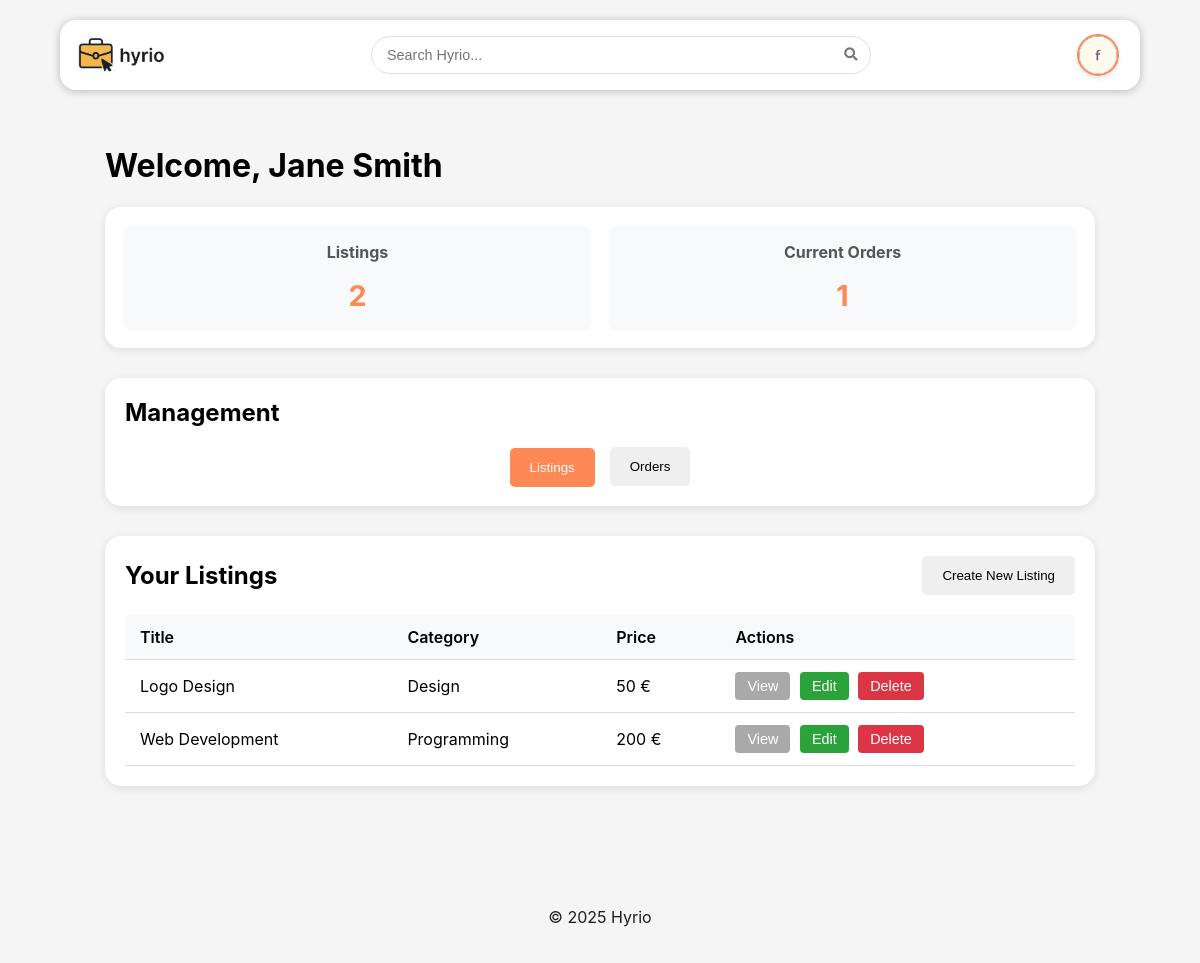
Page /pages/seller.php (signed in) on the committed database.
### tables this page shows
CREATE TABLE services (id INTEGER PRIMARY KEY,
  name VARCHAR(255) NOT NULL,
  description TEXT NOT NULL,
  price DECIMAL(10, 2) NOT NULL CHECK (price >=0),
  seller INTEGER NOT NULL REFERENCES users(id),
  category INTEGER NOT NULL REFERENCES categories(id),
  image TEXT NOT NULL,
  rating DECIMAL(2, 1) CHECK (rating >=0 AND rating <=5));

CREATE TABLE categories (id INTEGER PRIMARY KEY,
  name VARCHAR(255) NOT NULL UNIQUE);

### includes/auth.php (called while the page is built, shortened)
<?php
class Auth
{
    private static ?Auth $instance = null;
    public static function getInstance(): Auth
    {
        if (self::$instance === null) {
            self::$instance = new Auth();
        }
        return self::$instance;
    }
    public function getUser()
    {
        return $_SESSION['user'] ?? null;
    }
}

### database/classes/service.php (called while the page is built, shortened)
<?php
class Service
{
    public static function getServicesBySeller(int $sellerId): array
    {
        try {
            $db = Database::getInstance();
            $stmt = $db->prepare('SELECT * FROM services WHERE seller = ?');
            $stmt->execute([$sellerId]);
            $services = $stmt->fetchAll();
            return $services;
        } catch (PDOException $e) {
            return [];
        }
    }
    public static function getTotalServicesBySeller(int $sellerId): int
    {
        try {
            $db = Database::getInstance();
            $stmt = $db->prepare('SELECT COUNT(*) FROM services WHERE seller = ?');
            $stmt->execute([$sellerId]);
            return (int)$stmt->fetchColumn();
        } catch (PDOException $e) {
            return 0;
        }
    }
}

### database/classes/purchase.php (called while the page is built, shortened)
<?php
class Purchase
{
  public static function getTotalPendingPurchasesBySeller(int $sellerId): int
  {
    $db = getDatabaseConnection();
    $stmt = $db->prepare('SELECT COUNT(*) FROM purchases WHERE service_id IN (SELECT id FROM services WHERE seller = ?) AND status = ?');
    $stmt->execute([$sellerId, 'pending']);
    return (int) $stmt->fetchColumn();
  }
}

### database/classes/category.php (called while the page is built, shortened)
<?php
class Category
{
    private string $name;
    public function __construct(int $id, string $name)
    {
        $this->name = $name;
    }
    public function getName(): string
    {
        return $this->name;
    }
    public static function getCategoryById(int $id): ?Category
    {
        try {
            $db = Database::getInstance();
            $stmt = $db->prepare('SELECT * FROM categories WHERE id = ?');
            $stmt->execute([$id]);
            $category = $stmt->fetch(PDO::FETCH_ASSOC);
            if ($category) {
                return new Category((int)$category['id'], $category['name']);
            }
            return null;
        } catch (PDOException $e) {
            return null;
        }
    }
}

### pages/seller.php (the view, shortened to what this page needs)
<?php
require_once(__DIR__ . '/../includes/common.php');
require_once(__DIR__ . '/../includes/auth.php');
require_once(__DIR__ . '/../database/classes/service.php');
require_once(__DIR__ . '/../database/classes/purchase.php');
require_once(__DIR__ . '/../overlays/add_service.php');
require_once(__DIR__ . '/../overlays/view_order.php');
$loggedInUser = Auth::getInstance()->getUser();
if ($loggedInUser) {
    require_once(__DIR__ . '/../overlays/add_service.php');
    require_once(__DIR__ . '/../overlays/edit_service.php');
    require_once(__DIR__ . '/../overlays/complete_order.php');
}
echo '<link rel="stylesheet" href="../css/panel.css">';
echo '<link rel="stylesheet" href="../css/service.css">';
?>
<main>
    <h1>Welcome, <?php echo htmlspecialchars($loggedInUser['name']); ?></h1>
    <section>
        <div class="dashboard-stats">
            <div class="stat-card">
                <h3>Listings</h3>
                <?php
                echo '<p class="stat-number">' . htmlspecialchars((string)Service::getTotalServicesBySeller($loggedInUser['id'])) . '</p>';
                ?>
            </div>
            <div class="stat-card">
                <h3>Current Orders</h3>
                <?php
                echo '<p class="stat-number">' . htmlspecialchars((string)Purchase::getTotalPendingPurchasesBySeller($loggedInUser['id'])) . '</p>';
                ?>
            </div>
        </div>
    </section>
    <?php
    $section = isset($_GET['section']) ? $_GET['section'] : 'listings';
    ?>
    <section class="page-actions">
        <h2>Management</h2>
        <div class="action-buttons">
            <button class="section-header-button <?php echo $section === 'listings' ? 'active' : ''; ?>" data-target="listings-section">Listings</button>
            <button class="section-header-button <?php echo $section === 'orders' ? 'active' : ''; ?>" data-target="orders-section">Orders</button>
        </div>
    </section>
    <section id="listings-section" class="panel-content-section <?php echo $section === 'listings' ? 'active' : ''; ?>">
        <div class="section-header">
            <h2>Your Listings</h2>
            <button class="section-header-button" id="add-listing-btn">Create New Listing</button>
        </div>
        <div class="section-content">
            <table class="panel-table">
                <thead>
                    <tr>
                        <th>Title</th>
                        <th>Category</th>
                        <th>Price</th>
                        <th>Actions</th>
                    </tr>
                </thead>
                <tbody>
                    <?php
                    $listings = Service::getServicesBySeller($loggedInUser['id']);
                    foreach ($listings as $listing) {
                        $category = Category::getCategoryById($listing['category']);
                        echo '<tr>';
                        echo '<td>' . htmlspecialchars(strval($listing['name'])) . '</td>';
                        echo '<td>' . htmlspecialchars(strval($category->getName())) . '</td>';
                        echo '<td>' . htmlspecialchars(strval($listing['price'])) . ' €</td>';
                        echo '<td>
                            <button class="action-btn view-btn" onclick="window.location.href=\'/pages/service.php?id=' . $listing['id'] . '\'">View</button>
                            <button class="action-btn edit-btn" data-service-id="' . $listing['id'] . '">Edit</button>
                            <button class="action-btn delete-btn" data-id="' . $listing['id'] . '">Delete</button>
                        </td>';
                        echo '</tr>';
                    }
                    ?>
                </tbody>
            </table>
        </div>
    </section>
</main>

### css/style.css (style rules this page uses)
:root { --text: #1e1e1e; --background: whitesmoke; --primary: #fe8856; --secondary: #bd5656; --accent: #944c4c; --shadow: rgba(0, 0, 0, 0.25); background: var(--background); font-family: 'Inter', sans-serif; }
html, body { height: 100%; margin: 0; padding: 0; }
body { display: flex; flex-direction: column; min-height: 100vh; }
main { width: 85%; margin: 0 auto; padding: 15px; box-sizing: border-box; overflow-x: hidden; flex: 1 0 auto; }

### css/panel.css (style rules this page uses)
section h2 { margin-top: 0; }
section { background-color: #fff; border-radius: 16px; box-shadow: 0 2px 10px rgba(0, 0, 0, 0.1); padding: 20px; margin-bottom: 30px; }
.dashboard-stats { display: flex; justify-content: space-between; flex-wrap: wrap; gap: 20px; }
.stat-card { flex: 1; min-width: 200px; background-color: #f8f9fa; border-radius: 6px; padding: 15px; text-align: center; box-shadow: 0 1px 5px rgba(0, 0, 0, 0.05); transition: transform 0.2s; }
.stat-card h3 { margin-top: 0; color: #555; font-size: 1rem; }
.stat-number { font-size: 1.8rem; font-weight: bold; color: var(--primary); margin: 10px 0 0; }
.action-buttons { display: flex; flex-wrap: wrap; gap: 15px; justify-content: center; }
.section-header-button { display: inline-block; padding: 12px 20px; color: black; border: none; border-radius: 5px; cursor: pointer; text-decoration: none; font-weight: 500; transition: background-color 0.2s, transform 0.1s; }
.section-header-button.active { background-color: var(--primary); transform: translateY(1px); color: white; }
.panel-content-section { display: none; }
.panel-content-section.active { display: block; animation: fadeIn 0.3s ease-in-out; }
.section-content { width: 100%; }
.panel-table { width: 100%; border-collapse: collapse; margin-top: 20px; }
.panel-table th, .panel-table td { padding: 12px 15px; text-align: left; border-bottom: 1px solid #ddd; }
.panel-table th { background-color: #f8f9fa; font-weight: 600; }
.action-btn { display: inline-flex; align-items: center; padding: 6px 12px; margin-right: 5px; border-radius: 4px; cursor: pointer; border: none; color: white; font-weight: 500; font-size: 0.9em; transition: transform 0.2s, opacity 0.2s; }
.view-btn { background-color: darkgray; text-decoration: none; }
.edit-btn { background-color: #2ba23a; }
.delete-btn { background-color: #dc3545; }
.section-header { display: flex; justify-content: space-between; align-items: center; margin-bottom: 20px; }
.section-header h2 { margin: 0; }

### rows in the picture
services: name "Logo Design", category.name "Design", price "50"
services: name "Web Development", category.name "Programming", price "200"

### other values in the picture
$loggedInUser['name'] "Jane Smith"
Service::getTotalServicesBySeller($loggedInUser['id']) "2"
Purchase::getTotalPendingPurchasesBySeller($loggedInUser['id']) "1"
